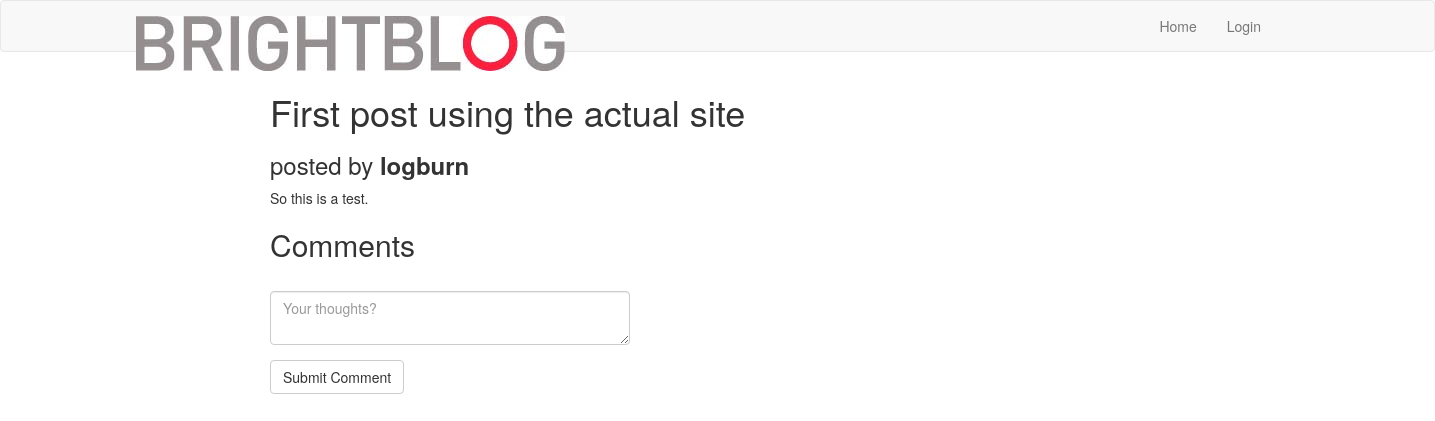
The page /showpost/1 on the database as committed earlier.
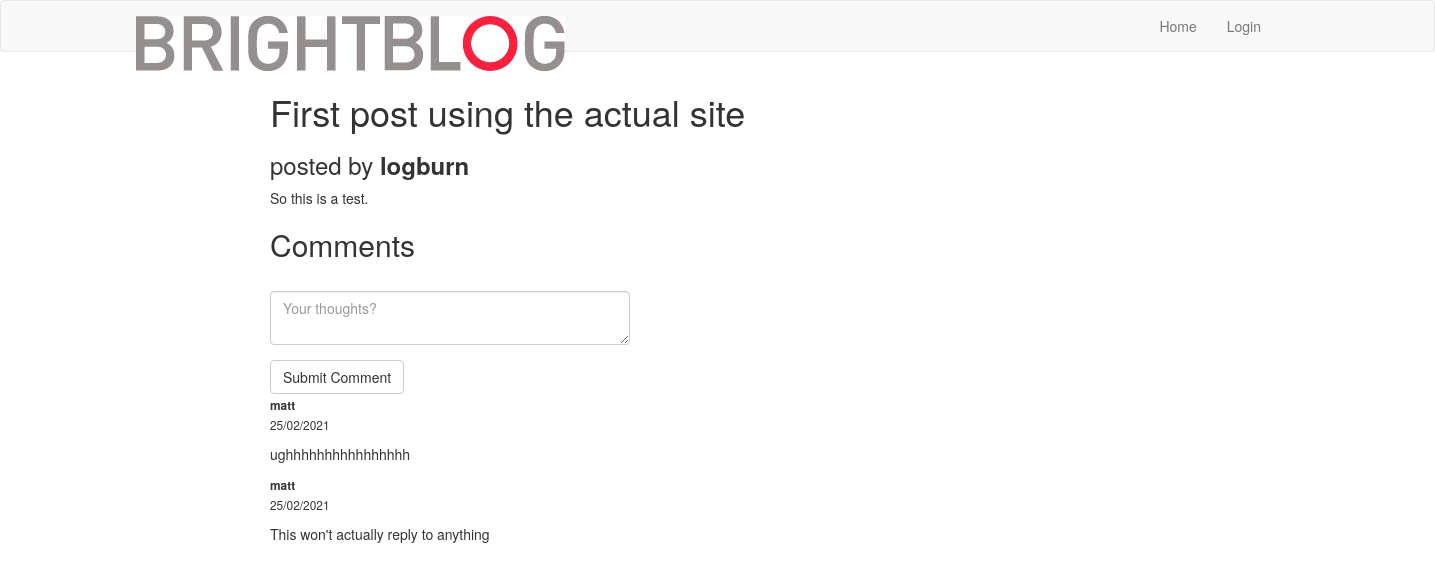
The same page on the database as committed later.
### app/models.py (models this page shows, shortened)
class Post(db.Model):
    id = db.Column(db.Integer, primary_key=True)
    title = db.Column(db.String(150))
    body = db.Column(db.Text())
    timestamp = db.Column(db.DateTime, index=True, default=datetime.utcnow)
    user_id = db.Column(db.Integer, db.ForeignKey('user.id'))

class User(UserMixin, db.Model):
    id = db.Column(db.Integer, primary_key=True)
    username = db.Column(db.String(64), index=True, unique=True)
    email = db.Column(db.String(120), index=True, unique=True)
    password_hash = db.Column(db.String(128))
    posts = db.relationship('Post', backref='author', lazy='dynamic')
    comments = db.relationship('Comment', backref='author', lazy='dynamic')

class Comment(db.Model):
    _N = 6 # number of digits used for each component of path
    id = db.Column(db.Integer, primary_key=True)
    text = db.Column(db.String(500))
    user_id = db.Column(db.Integer, db.ForeignKey('user.id'))
    post_id = db.Column(db.Integer, db.ForeignKey('post.id'))
    timestamp = db.Column(db.DateTime(), default=datetime.utcnow, index=True)
    path = db.Column(db.Text, index=True)
    parent_id = db.Column(db.Integer, db.ForeignKey('comment.id'))
    replies = db.relationship(
        'Comment', backref=db.backref('parent', remote_side=[id]),
        lazy='dynamic')

### app/routes.py (the view)
@app.route('/showpost/<int:post_id>', methods=['GET', 'POST'])
def show_post(post_id):
    form = CommentForm()
    post = Post.query.get(post_id)
    comments = Comment.query.filter_by(post_id=post_id).order_by(Comment.timestamp.asc())
    if post is not None:
        if form.validate_on_submit():
            comment = Comment(text=form.comment.data, author=current_user, post_id=post_id)
            comment.save()
            flash('Your comment has been posted!')
            return redirect(url_for('show_post', post_id=post.id))
        return render_template('showpost.html', title=post.title, form=form, post=post, comments=comments)
    else:
        return render_template('404.html', title='Page not found.')

### app/forms.py (shortened to what this page needs)
class CommentForm(FlaskForm):
    comment = TextAreaField('', render_kw={'placeholder': 'Your thoughts?'}, validators=[DataRequired(), Length(min=1, max=500)])
    submit = SubmitField('Submit Comment')

### app/templates/showpost.html (shortened to what this page needs)
{% extends "base.html" %}
{% import 'bootstrap/wtf.html' as wtf %}
{% block app_content %}
<div class="container">
    <h1>{{ post.title }}</h1>
    <h3>posted by <b>{{ post.author.username }}</b></h3>
    <p>{{post.body}}</p>
    <h2>Comments</h2>
    <div class="row">
        <div class="col-md-4">
            {{ wtf.quick_form(form) }}
        </div>
    </div>
    {% if comments is not none %}
        {% for comment in comments %}
            <div>
                <p>
                    <small>
                        <b>{{ comment.author.username }}<br></b> {{ comment.timestamp.strftime("%d/%m/%Y") }}
                    </small>
                </p>
                <p>{{ comment.text }}</p>
            </div>
        {% endfor %}
    {% endif %}
</div>
{% endblock %}

### app/templates/base.html (shortened to what this page needs)
{% extends 'bootstrap/base.html' %}
{% block styles %}
{{super()}}
<link rel="stylesheet" href="{{url_for('.static', filename='brightblog.css')}}">
{% endblock %}
{% block navbar %}
    <nav class="navbar navbar-default">
        <div class="container">
            <div class="navbar-header">
                    <a class="navbar-brand" href="{{ url_for('index') }}">
                        <img class="image-responsive" id="brand-image" src="{{ url_for('.static', filename='brightblog.jpg') }}" alt="logo"/>
                    </a>
            </div>
            <div class="collapse navbar-collapse" id="bs-example-navbar-collapse-1">
                <ul class="nav navbar-nav navbar-right">
                    <li><a href="{{ url_for('index') }}">Home</a></li>
                    {% if current_user.is_anonymous %}
                    <li><a href="{{ url_for('login') }}">Login</a></li>
                    {% else %}
                    <li><a href="{{url_for('post') }}">Make a Post</a></li>
                    <li><a href="{{ url_for('logout') }}">Logout</a></li>
                    {% endif %}
                </ul>
            </div>
        </div>
    </nav>
{% endblock %}
{% block content %}
    <div class="container">
        {% block app_content %}{% endblock %}
    </div>
{% endblock %}

### app/static/brightblog.css (style rules this page uses)
.container { margin-left: 120px; margin-right: 120px; }

Rows that differ between the two databases and show on the page:
added Comment: author.username "matt", timestamp "25/02/2021", text "ughhhhhhhhhhhhhhhh"
added Comment: author.username "matt", timestamp "25/02/2021", text "This won't actually reply to anything"
